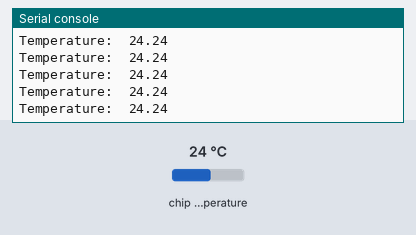
Bench run of a program on a simulated Raspberry Pi Pico running MicroPython. Parts: the last lines printed to the serial console. The test bench sets the inputs (shaded band); at power-on: chip temperature 24 °C.

Above: at 1.2 s.
1.3 s: chip temperature set to 1 °C
At 1.31 s:
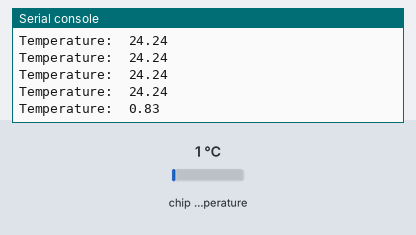
2.8 s: chip temperature set to 11 °C
At 2.81 s:
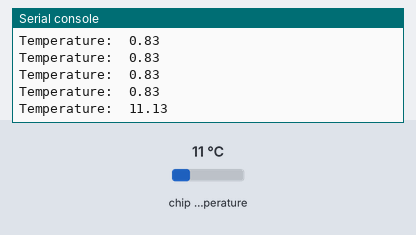
Timing chart, 0 to 5.8 s (numbered marks = the images above; inputs shaded):
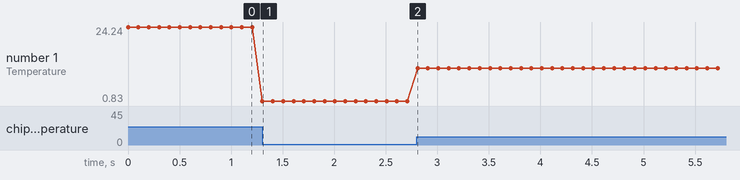

Measured:
- after the input at 1.3 s, the serial console: prints a new line at once (image 1)
- after the input at 2.8 s, the serial console: prints a new line at once (image 2)
- plotted number 1: 24.24 → 0.83 after the input at 1.3 s, 0.83 → 11.13 after the input at 2.8 s

The program:

temperature.py
```python
import machine
import utime

sensor_temp = machine.ADC(4)
conversion_factor = 3.3 / (65535)

while True:
    reading = sensor_temp.read_u16() * conversion_factor
    temperature = round(27 - (reading - 0.706) / 0.001721, 2)
    print("Temperature: ", temperature)
    utime.sleep(0.1)
```
